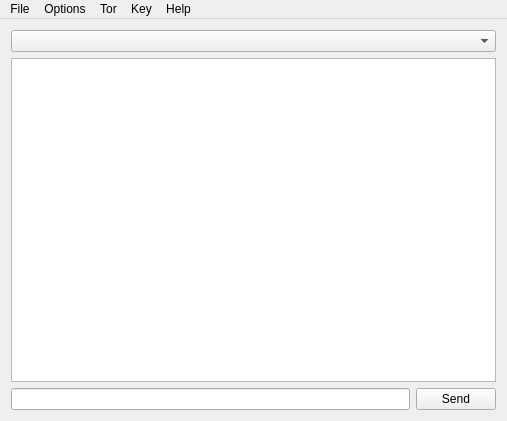
<?xml version="1.0" encoding="UTF-8"?>
<ui version="4.0">
 <class>MainWindow</class>
 <widget class="QMainWindow" name="MainWindow">
  <property name="geometry">
   <rect>
    <x>0</x>
    <y>0</y>
    <width>507</width>
    <height>421</height>
   </rect>
  </property>
  <property name="windowTitle">
   <string>MainWindow</string>
  </property>
  <widget class="QWidget" name="centralWidget">
   <layout class="QVBoxLayout" name="verticalLayout_2">
    <item>
     <widget class="QComboBox" name="contactsList"/>
    </item>
    <item>
     <widget class="QPlainTextEdit" name="plainTextEdit"/>
    </item>
    <item>
     <layout class="QHBoxLayout" name="horizontalLayout_3">
      <item>
       <widget class="QLineEdit" name="messageInput"/>
      </item>
      <item>
       <widget class="QPushButton" name="pushButton">
        <property name="text">
         <string>Send</string>
        </property>
       </widget>
      </item>
     </layout>
    </item>
   </layout>
  </widget>
  <widget class="QMenuBar" name="menuBar">
   <property name="geometry">
    <rect>
     <x>0</x>
     <y>0</y>
     <width>507</width>
     <height>19</height>
    </rect>
   </property>
   <widget class="QMenu" name="menuFile">
    <property name="title">
     <string>File</string>
    </property>
    <addaction name="actionQuit"/>
   </widget>
   <widget class="QMenu" name="menuTor">
    <property name="title">
     <string>Tor</string>
    </property>
    <addaction name="actionAddress"/>
    <addaction name="actionLog"/>
    <addaction name="actionStart"/>
    <addaction name="actionRestart"/>
    <addaction name="actionStop"/>
   </widget>
   <widget class="QMenu" name="menuKey">
    <property name="title">
     <string>Key</string>
    </property>
    <addaction name="actionShow"/>
    <addaction name="actionAdd"/>
    <addaction name="actionHashsums"/>
   </widget>
   <widget class="QMenu" name="menuOptions">
    <property name="title">
     <string>Options</string>
    </property>
    <addaction name="actionClear_log"/>
    <addaction name="actionChange_username"/>
    <addaction name="actionHide_username"/>
   </widget>
   <widget class="QMenu" name="menuHelp">
    <property name="title">
     <string>Help</string>
    </property>
    <addaction name="actionAbout"/>
   </widget>
   <addaction name="menuFile"/>
   <addaction name="menuOptions"/>
   <addaction name="menuTor"/>
   <addaction name="menuKey"/>
   <addaction name="menuHelp"/>
  </widget>
  <action name="actionQuit">
   <property name="text">
    <string>Quit</string>
   </property>
   <property name="shortcut">
    <string>Ctrl+Q</string>
   </property>
  </action>
  <action name="actionStop">
   <property name="text">
    <string>Stop</string>
   </property>
  </action>
  <action name="actionStart">
   <property name="text">
    <string>Start</string>
   </property>
  </action>
  <action name="actionRestart">
   <property name="text">
    <string>Restart</string>
   </property>
  </action>
  <action name="actionAdd">
   <property name="text">
    <string>Add</string>
   </property>
   <property name="shortcut">
    <string>Ctrl+N</string>
   </property>
  </action>
  <action name="actionHashsums">
   <property name="text">
    <string>Hashsums</string>
   </property>
   <property name="shortcut">
    <string>Ctrl+S</string>
   </property>
  </action>
  <action name="actionShow">
   <property name="text">
    <string>Show</string>
   </property>
  </action>
  <action name="actionLog">
   <property name="text">
    <string>Log</string>
   </property>
  </action>
  <action name="actionAddress">
   <property name="checkable">
    <bool>false</bool>
   </property>
   <property name="text">
    <string>Address</string>
   </property>
   <property name="shortcut">
    <string>Ctrl+A</string>
   </property>
  </action>
  <action name="actionChange_username">
   <property name="text">
    <string>Change username</string>
   </property>
   <property name="shortcut">
    <string>Ctrl+U</string>
   </property>
   <property name="shortcutContext">
    <enum>Qt::ApplicationShortcut</enum>
   </property>
  </action>
  <action name="actionClear_log">
   <property name="text">
    <string>Clear log</string>
   </property>
   <property name="shortcut">
    <string>Ctrl+L</string>
   </property>
  </action>
  <action name="actionAbout">
   <property name="text">
    <string>About</string>
   </property>
  </action>
  <action name="actionHide_username">
   <property name="checkable">
    <bool>true</bool>
   </property>
   <property name="text">
    <string>Hide username</string>
   </property>
   <property name="shortcut">
    <string>Ctrl+H</string>
   </property>
  </action>
 </widget>
 <layoutdefault spacing="6" margin="11"/>
 <resources/>
 <connections/>
</ui>
